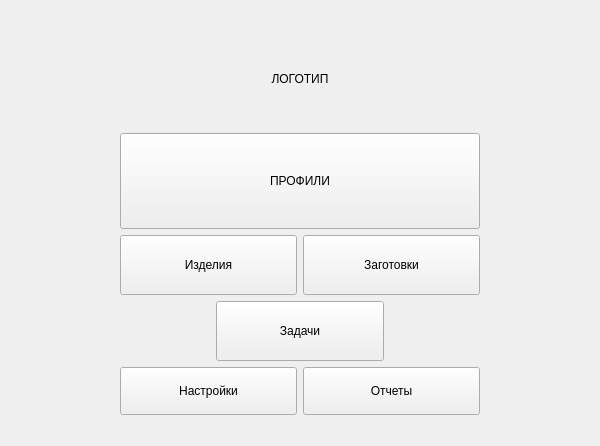
<?xml version="1.0" encoding="UTF-8"?>
<ui version="4.0">
 <class>HomePage</class>
 <widget class="QWidget" name="HomePage">
  <property name="geometry">
   <rect>
    <x>0</x>
    <y>0</y>
    <width>600</width>
    <height>446</height>
   </rect>
  </property>
  <layout class="QVBoxLayout" name="verticalLayout">
   <item>
    <spacer name="verticalSpacer_top">
     <property name="orientation">
      <enum>Qt::Orientation::Vertical</enum>
     </property>
     <property name="sizeHint" stdset="0">
      <size>
       <width>20</width>
       <height>40</height>
      </size>
     </property>
    </spacer>
   </item>
   <item>
    <layout class="QHBoxLayout" name="horizontalLayout_logo">
     <item>
      <spacer name="horizontalSpacer_logo_left">
       <property name="orientation">
        <enum>Qt::Orientation::Horizontal</enum>
       </property>
       <property name="sizeHint" stdset="0">
        <size>
         <width>0</width>
         <height>0</height>
        </size>
       </property>
      </spacer>
     </item>
     <item>
      <widget class="QLabel" name="label_logo">
       <property name="minimumSize">
        <size>
         <width>400</width>
         <height>96</height>
        </size>
       </property>
       <property name="maximumSize">
        <size>
         <width>400</width>
         <height>96</height>
        </size>
       </property>
       <property name="text">
        <string>ЛОГОТИП</string>
       </property>
       <property name="alignment">
        <set>Qt::AlignmentFlag::AlignCenter</set>
       </property>
      </widget>
     </item>
     <item>
      <spacer name="horizontalSpacer_logo_right">
       <property name="orientation">
        <enum>Qt::Orientation::Horizontal</enum>
       </property>
       <property name="sizeHint" stdset="0">
        <size>
         <width>0</width>
         <height>0</height>
        </size>
       </property>
      </spacer>
     </item>
    </layout>
   </item>
   <item>
    <layout class="QHBoxLayout" name="horizontalLayout_main">
     <item>
      <spacer name="horizontalSpacer_left">
       <property name="orientation">
        <enum>Qt::Orientation::Horizontal</enum>
       </property>
       <property name="sizeHint" stdset="0">
        <size>
         <width>0</width>
         <height>0</height>
        </size>
       </property>
      </spacer>
     </item>
     <item>
      <layout class="QVBoxLayout" name="verticalLayout_buttons">
       <item>
        <widget class="QPushButton" name="pushButton_profiles_open">
         <property name="minimumSize">
          <size>
           <width>360</width>
           <height>96</height>
          </size>
         </property>
         <property name="text">
          <string>ПРОФИЛИ</string>
         </property>
        </widget>
       </item>
       <item>
        <layout class="QHBoxLayout" name="horizontalLayout_secondary">
         <item>
          <widget class="QPushButton" name="pushButton_products_open">
           <property name="minimumSize">
            <size>
             <width>168</width>
             <height>60</height>
            </size>
           </property>
           <property name="text">
            <string>Изделия</string>
           </property>
          </widget>
         </item>
         <item>
          <widget class="QPushButton" name="pushButton_blanks_open">
           <property name="minimumSize">
            <size>
             <width>168</width>
             <height>60</height>
            </size>
           </property>
           <property name="text">
            <string>Заготовки</string>
           </property>
          </widget>
         </item>
        </layout>
       </item>
       <item>
        <layout class="QHBoxLayout" name="horizontalLayout_third">
         <item>
          <spacer name="horizontalSpacer_tasks_left">
           <property name="orientation">
            <enum>Qt::Orientation::Horizontal</enum>
           </property>
           <property name="sizeHint" stdset="0">
            <size>
             <width>0</width>
             <height>0</height>
            </size>
           </property>
          </spacer>
         </item>
         <item>
          <widget class="QPushButton" name="pushButton_tasks_open">
           <property name="minimumSize">
            <size>
             <width>168</width>
             <height>60</height>
            </size>
           </property>
           <property name="text">
            <string>Задачи</string>
           </property>
          </widget>
         </item>
         <item>
          <spacer name="horizontalSpacer_tasks_right">
           <property name="orientation">
            <enum>Qt::Orientation::Horizontal</enum>
           </property>
           <property name="sizeHint" stdset="0">
            <size>
             <width>0</width>
             <height>0</height>
            </size>
           </property>
          </spacer>
         </item>
        </layout>
       </item>
       <item>
        <layout class="QHBoxLayout" name="horizontalLayout_additional">
         <item>
          <widget class="QPushButton" name="pushButton_settings_open">
           <property name="minimumSize">
            <size>
             <width>168</width>
             <height>48</height>
            </size>
           </property>
           <property name="text">
            <string>Настройки</string>
           </property>
          </widget>
         </item>
         <item>
          <widget class="QPushButton" name="pushButton_reports_open">
           <property name="minimumSize">
            <size>
             <width>168</width>
             <height>48</height>
            </size>
           </property>
           <property name="text">
            <string>Отчеты</string>
           </property>
          </widget>
         </item>
        </layout>
       </item>
      </layout>
     </item>
     <item>
      <spacer name="horizontalSpacer_right">
       <property name="orientation">
        <enum>Qt::Orientation::Horizontal</enum>
       </property>
       <property name="sizeHint" stdset="0">
        <size>
         <width>0</width>
         <height>0</height>
        </size>
       </property>
      </spacer>
     </item>
    </layout>
   </item>
   <item>
    <spacer name="verticalSpacer_bottom">
     <property name="orientation">
      <enum>Qt::Orientation::Vertical</enum>
     </property>
     <property name="sizeHint" stdset="0">
      <size>
       <width>20</width>
       <height>40</height>
      </size>
     </property>
    </spacer>
   </item>
  </layout>
 </widget>
 <resources/>
 <connections/>
</ui>
